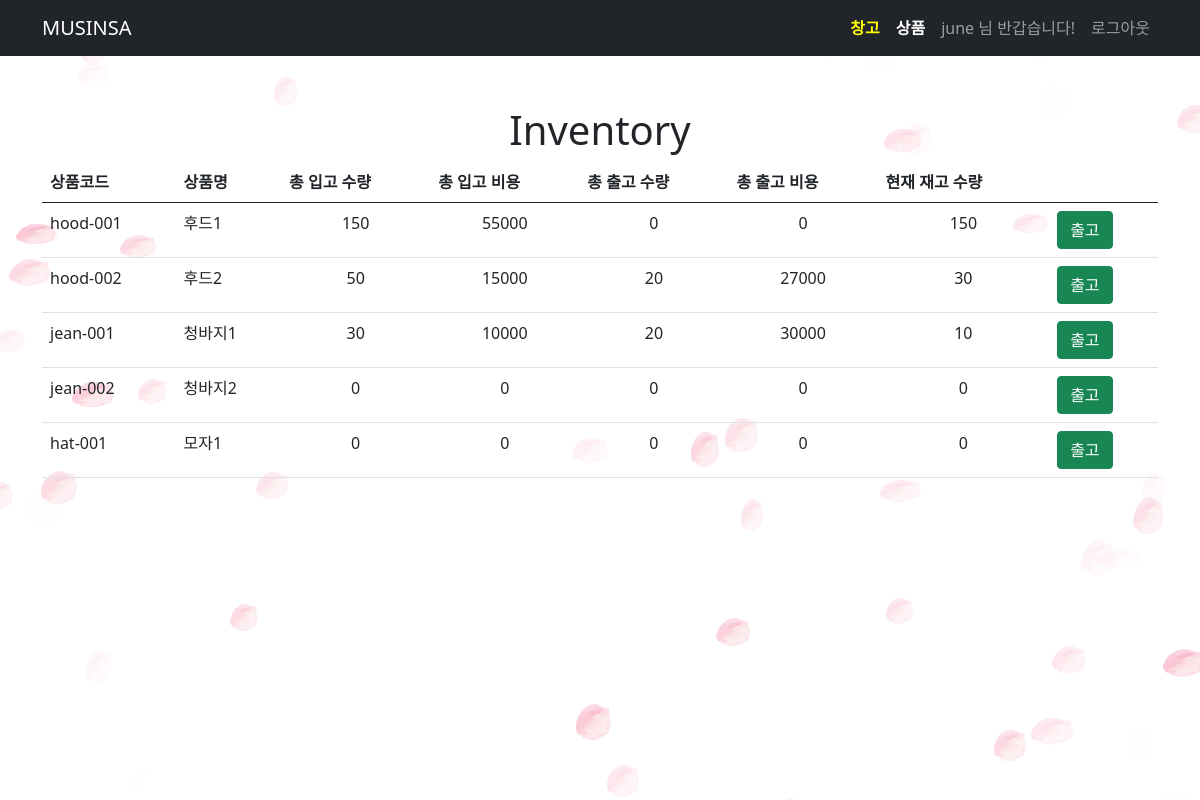
The app's page /inventory/ (signed in) with its own data.
### accounts/models.py (models this page shows)
class AccountsModel(AbstractUser):
    class Meta:
        db_table = "accounts"

### erp/models.py (models this page shows, shortened)
class Product(models.Model):
    class Meta:
        db_table = "product"
    author = models.ForeignKey(
        AccountsModel, on_delete=models.CASCADE, verbose_name='담당자')
    code = models.CharField(
        max_length=20, primary_key=True, verbose_name='상품 코드')
    name = models.CharField(max_length=50, verbose_name='상품 이름')
    description = models.TextField(verbose_name='상품 설명')
    price = models.IntegerField(verbose_name='상품 가격')
    sizes = (
        ('S', 'Small'),
        ('M', 'Medium'),
        ('L', 'Large'),
        ('F', 'Free'),
    )
    size = models.CharField(choices=sizes, max_length=1, verbose_name='사이즈')

### erp/views.py (the view)
# urls.py: path('inventory/', views.inventory, name='inventory'),
@login_required
def inventory(request):
    products = Product.objects.all()
    for product in products:
        inbound_total_quantity = Inbound.objects.filter(product_id=product).aggregate(
            total_quantity=Sum('quantity'))['total_quantity'] or 0
        inbound_total_amount = Inbound.objects.filter(product_id=product).aggregate(
            total_amount=Sum('amount'))['total_amount'] or 0
        outbound_total_quantity = Outbound.objects.filter(product_id=product).aggregate(
            total_quantity=Sum('quantity'))['total_quantity'] or 0
        outbound_total_amount = Outbound.objects.filter(product_id=product).aggregate(
            total_amount=Sum('amount'))['total_amount'] or 0
        current_quantity = inbound_total_quantity - outbound_total_quantity
        product.inbound_total_quantity = inbound_total_quantity
        product.inbound_total_amount = inbound_total_amount
        product.outbound_total_quantity = outbound_total_quantity
        product.outbound_total_amount = outbound_total_amount
        product.current_quantity = current_quantity
    return render(request, 'erp/inventory.html', {'products': products})

### templates/erp/inventory.html (shortened to what this page needs)
{% extends 'base.html' %}
{% block content %}
<div class="container">
    <h1 class="title-center">Inventory</h1>
    <table class="table">
        <thead>
            <tr>
                <th>상품코드</th>
                <th>상품명</th>
                <th>총 입고 수량</th>
                <th>총 입고 비용</th>
                <th>총 출고 수량</th>
                <th>총 출고 비용</th>
                <th>현재 재고 수량</th>
                <th></th>
            </tr>
        </thead>
        <tbody>
            {% for product in products %}
            <tr>
                <td>{{ product.code }}</td>
                <td>{{ product.name }}</td>
                <td style="text-align: center;">{{ product.inbound_total_quantity }}</td>
                <td style="text-align: center;">{{ product.inbound_total_amount }}</td>
                <td style="text-align: center;">{{ product.outbound_total_quantity }}</td>
                <td style="text-align: center;">{{ product.outbound_total_amount }}</td>
                <td style="text-align: center;">{{ product.current_quantity }}</td>
                <td scope="col"><a href="/outbound/{{ product.code }}/" class="btn btn-success">출고</a></td>
            </tr>
            {% endfor %}
        </tbody>
    </table>
</div>
{% endblock %}

### templates/base.html (shortened to what this page needs)
{% load static %}
<!DOCTYPE html>
<html lang="en">
<head>
    <link href="https://cdn.jsdelivr.net/npm/bootstrap@5.0.0-beta3/dist/css/bootstrap.min.css" rel="stylesheet"
>
</head>
<body>
    <div id="background">
        <canvas id="canvas"></canvas>
    </div>
    <nav class="navbar navbar-expand-lg navbar-dark bg-dark">
        <div class="container">
            <a class="navbar-brand" href="/">MUSINSA</a>
            <form class="form-inline my-2 my-lg-0">
                {% if not user.is_authenticated %}
                <ul class="navbar-nav mr-auto">
                    <li class="nav-item active">
                        <a class="nav-link" href="/sign-in"> 로그인 <span class="sr-only"></span></a>
                    </li>
                    <li class="nav-item active">
                        <a class="nav-link" href="/sign-up"> 회원가입 <span class="sr-only"></span></a>
                    </li>
                </ul>
                {% else %}
                <ul class="navbar-nav mr-auto">
                    <li class="nav-item active">
                        <a class="nav-link" href="/inventory/" style="color:yellow;font-weight:bold;">창고 </a>
                    </li>
                    <li class="nav-item dropdown">
                        <a class="nav-link dropdown" href="#" id="navbarDropdown" role="button"
                            data-bs-toggle="dropdown" aria-expanded="false" style="color:white;font-weight:bold;">
                            상품
                        </a>
                    </li>
                    <li class="nav-item disabled">
                        <span class="nav-link">
                            {{ user.username }} 님 반갑습니다!
                        </span>
                    </li>
                    <li class="nav-item active">
                        <a class="nav-link" href="/logout"> 로그아웃 </a>
                    </li>
                </ul>
                {% endif %}
            </form>
        </div>
    </nav>
    {% block content %}
    {% endblock %}
</body>
</html>

### templates/base.html (style rules this page uses)
.title-center { text-align: center; margin-top: 50px; }
#canvas { position: absolute; top: 0; left: 0; z-index: -1; background-color: transparent; }

### records on screen
AccountsModel: username "june"
Product: code "hood-001", name "후드1", inbound_total_quantity "150", inbound_total_amount "55000", outbound_total_quantity "0", outbound_total_amount "0", current_quantity "150"
Product: code "hood-002", name "후드2", inbound_total_quantity "50", inbound_total_amount "15000", outbound_total_quantity "20", outbound_total_amount "27000", current_quantity "30"
Product: code "jean-001", name "청바지1", inbound_total_quantity "30", inbound_total_amount "10000", outbound_total_quantity "20", outbound_total_amount "30000", current_quantity "10"
Product: code "jean-002", name "청바지2", inbound_total_quantity "0", inbound_total_amount "0", outbound_total_quantity "0", outbound_total_amount "0", current_quantity "0"
Product: code "hat-001", name "모자1", inbound_total_quantity "0", inbound_total_amount "0", outbound_total_quantity "0", outbound_total_amount "0", current_quantity "0"
